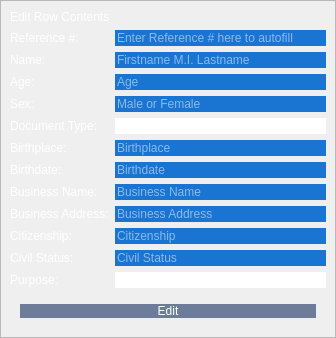
               <widget class="QWidget" name="edit_contents">
                <layout class="QVBoxLayout" name="verticalLayout_13">
                 <property name="spacing">
                  <number>0</number>
                 </property>
                 <property name="leftMargin">
                  <number>0</number>
                 </property>
                 <property name="topMargin">
                  <number>0</number>
                 </property>
                 <property name="rightMargin">
                  <number>0</number>
                 </property>
                 <property name="bottomMargin">
                  <number>0</number>
                 </property>
                 <item>
                  <widget class="QFrame" name="frame_11">
                   <property name="frameShape">
                    <enum>QFrame::StyledPanel</enum>
                   </property>
                   <property name="frameShadow">
                    <enum>QFrame::Raised</enum>
                   </property>
                   <layout class="QFormLayout" name="formLayout_3">
                    <item row="0" column="0" colspan="2">
                     <widget class="QLabel" name="label_40">
                      <property name="styleSheet">
                       <string notr="true">	color: rgb(255, 255, 255);
	font: 26pt &quot;Helvetica Neue&quot;;
	background-color: transparent;
</string>
                      </property>
                      <property name="text">
                       <string>Edit Row Contents</string>
                      </property>
                     </widget>
                    </item>
                    <item row="1" column="0">
                     <widget class="QLabel" name="label_41">
                      <property name="styleSheet">
                       <string notr="true">	color: rgb(255, 255, 255);
	font: 22pt &quot;Helvetica Neue&quot;;
	background-color: transparent;</string>
                      </property>
                      <property name="text">
                       <string>Reference #:</string>
                      </property>
                     </widget>
                    </item>
                    <item row="1" column="1">
                     <widget class="QLineEdit" name="line_editref">
                      <property name="styleSheet">
                       <string notr="true">	color: rgb(255, 255, 255);
	font: 22pt &quot;Helvetica Neue&quot;;
	background-color: #1974D2;
border: none;</string>
                      </property>
                      <property name="text">
                       <string/>
                      </property>
                      <property name="placeholderText">
                       <string>Enter Reference # here to autofill</string>
                      </property>
                     </widget>
                    </item>
                    <item row="2" column="0">
                     <widget class="QLabel" name="label_42">
                      <property name="styleSheet">
                       <string notr="true">	color: rgb(255, 255, 255);
	font: 22pt &quot;Helvetica Neue&quot;;
	background-color: transparent;</string>
                      </property>
                      <property name="text">
                       <string>Name:</string>
                      </property>
                     </widget>
                    </item>
                    <item row="2" column="1">
                     <widget class="QLineEdit" name="line_editname">
                      <property name="styleSheet">
                       <string notr="true">	color: rgb(255, 255, 255);
	font: 22pt &quot;Helvetica Neue&quot;;
	background-color: #1974D2;
border: none;</string>
                      </property>
                      <property name="text">
                       <string/>
                      </property>
                      <property name="placeholderText">
                       <string>Firstname M.I. Lastname</string>
                      </property>
                     </widget>
                    </item>
                    <item row="3" column="0">
                     <widget class="QLabel" name="label_43">
                      <property name="styleSheet">
                       <string notr="true">	color: rgb(255, 255, 255);
	font: 22pt &quot;Helvetica Neue&quot;;
	background-color: transparent;</string>
                      </property>
                      <property name="text">
                       <string>Age:</string>
                      </property>
                     </widget>
                    </item>
                    <item row="3" column="1">
                     <widget class="QLineEdit" name="line_editage">
                      <property name="styleSheet">
                       <string notr="true">	color: rgb(255, 255, 255);
	font: 22pt &quot;Helvetica Neue&quot;;
	background-color: #1974D2;
border: none;</string>
                      </property>
                      <property name="text">
                       <string/>
                      </property>
                      <property name="placeholderText">
                       <string>Age</string>
                      </property>
                     </widget>
                    </item>
                    <item row="4" column="0">
                     <widget class="QLabel" name="label_45">
                      <property name="styleSheet">
                       <string notr="true">	color: rgb(255, 255, 255);
	font: 22pt &quot;Helvetica Neue&quot;;
	background-color: transparent;</string>
                      </property>
                      <property name="text">
                       <string>Sex:</string>
                      </property>
                     </widget>
                    </item>
                    <item row="4" column="1">
                     <widget class="QLineEdit" name="line_editsex">
                      <property name="styleSheet">
                       <string notr="true">	color: rgb(255, 255, 255);
	font: 22pt &quot;Helvetica Neue&quot;;
	background-color: #1974D2;
border: none;</string>
                      </property>
                      <property name="text">
                       <string/>
                      </property>
                      <property name="placeholderText">
                       <string>Male or Female</string>
                      </property>
                     </widget>
                    </item>
                    <item row="5" column="0">
                     <widget class="QLabel" name="label_44">
                      <property name="styleSheet">
                       <string notr="true">	color: rgb(255, 255, 255);
	font: 22pt &quot;Helvetica Neue&quot;;
	background-color: transparent;</string>
                      </property>
                      <property name="text">
                       <string>Document Type:</string>
                      </property>
                     </widget>
                    </item>
                    <item row="5" column="1">
                     <widget class="QComboBox" name="cBox_doctype">
                      <property name="styleSheet">
                       <string notr="true">
#cBox_doctype QAbstractItemView{
selection-background-color: rgb(72, 82, 101);
}
#cBox_doctype::drop-down{
border: 0px;
}
QComboBox{
border: 4px;
color: rgb(255, 255, 255);
	font: 16pt &quot;Helvetica Neue&quot;;
}
#cBox_doctype:on{
border: 4px solid rgb(72, 82, 101);
}
#cBox_doctype QListView{
color: rgb(255, 255, 255);
}
</string>
                      </property>
                      <item>
                       <property name="text">
                        <string>Click here to Select</string>
                       </property>
                      </item>
                      <item>
                       <property name="text">
                        <string>Business Permit</string>
                       </property>
                      </item>
                      <item>
                       <property name="text">
                        <string>Indigency</string>
                       </property>
                      </item>
                      <item>
                       <property name="text">
                        <string>Certificate for First Time Job Seeker</string>
                       </property>
                      </item>
                      <item>
                       <property name="text">
                        <string>Barangay Clearance</string>
                       </property>
                      </item>
                      <item>
                       <property name="text">
                        <string>First Time Job Seeker</string>
                       </property>
                      </item>
                     </widget>
                    </item>
                    <item row="6" column="0">
                     <widget class="QLabel" name="label_46">
                      <property name="styleSheet">
                       <string notr="true">	color: rgb(255, 255, 255);
	font: 22pt &quot;Helvetica Neue&quot;;
	background-color: transparent;</string>
                      </property>
                      <property name="text">
                       <string>Birthplace:</string>
                      </property>
                     </widget>
                    </item>
                    <item row="6" column="1">
                     <widget class="QLineEdit" name="line_editbirthplace">
                      <property name="styleSheet">
                       <string notr="true">	color: rgb(255, 255, 255);
	font: 22pt &quot;Helvetica Neue&quot;;
	background-color: #1974D2;
border: none;</string>
                      </property>
                      <property name="text">
                       <string/>
                      </property>
                      <property name="placeholderText">
                       <string>Birthplace</string>
                      </property>
                     </widget>
                    </item>
                    <item row="7" column="0">
                     <widget class="QLabel" name="label_47">
                      <property name="styleSheet">
                       <string notr="true">	color: rgb(255, 255, 255);
	font: 22pt &quot;Helvetica Neue&quot;;
	background-color: transparent;</string>
                      </property>
                      <property name="text">
                       <string>Birthdate:</string>
                      </property>
                     </widget>
                    </item>
                    <item row="8" column="0">
                     <widget class="QLabel" name="label_48">
                      <property name="styleSheet">
                       <string notr="true">	color: rgb(255, 255, 255);
	font: 22pt &quot;Helvetica Neue&quot;;
	background-color: transparent;</string>
                      </property>
                      <property name="text">
                       <string>Business Name:</string>
                      </property>
                     </widget>
                    </item>
                    <item row="8" column="1">
                     <widget class="QLineEdit" name="line_editbusinessname">
                      <property name="styleSheet">
                       <string notr="true">	color: rgb(255, 255, 255);
	font: 22pt &quot;Helvetica Neue&quot;;
	background-color: #1974D2;
border: none;</string>
                      </property>
                      <property name="text">
                       <string/>
                      </property>
                      <property name="placeholderText">
                       <string>Business Name</string>
                      </property>
                     </widget>
                    </item>
                    <item row="9" column="0">
                     <widget class="QLabel" name="label_49">
                      <property name="styleSheet">
                       <string notr="true">	color: rgb(255, 255, 255);
	font: 22pt &quot;Helvetica Neue&quot;;
	background-color: transparent;</string>
                      </property>
                      <property name="text">
                       <string>Business Address:</string>
                      </property>
                     </widget>
                    </item>
                    <item row="9" column="1">
                     <widget class="QLineEdit" name="line_editbusinessaddress">
                      <property name="styleSheet">
                       <string notr="true">	color: rgb(255, 255, 255);
	font: 22pt &quot;Helvetica Neue&quot;;
	background-color: #1974D2;
border: none;</string>
                      </property>
                      <property name="text">
                       <string/>
                      </property>
                      <property name="placeholderText">
                       <string>Business Address</string>
                      </property>
                     </widget>
                    </item>
                    <item row="10" column="0">
                     <widget class="QLabel" name="label_51">
                      <property name="styleSheet">
                       <string notr="true">	color: rgb(255, 255, 255);
	font: 22pt &quot;Helvetica Neue&quot;;
	background-color: transparent;</string>
                      </property>
                      <property name="text">
                       <string>Citizenship:</string>
                      </property>
                     </widget>
                    </item>
                    <item row="10" column="1">
                     <widget class="QLineEdit" name="line_editcitizenship">
                      <property name="styleSheet">
                       <string notr="true">	color: rgb(255, 255, 255);
	font: 22pt &quot;Helvetica Neue&quot;;
	background-color: #1974D2;
border: none;</string>
                      </property>
                      <property name="text">
                       <string/>
                      </property>
                      <property name="placeholderText">
                       <string>Citizenship</string>
                      </property>
                     </widget>
                    </item>
                    <item row="11" column="0">
                     <widget class="QLabel" name="label_52">
                      <property name="styleSheet">
                       <string notr="true">	color: rgb(255, 255, 255);
	font: 22pt &quot;Helvetica Neue&quot;;
	background-color: transparent;</string>
                      </property>
                      <property name="text">
                       <string>Civil Status:</string>
                      </property>
                     </widget>
                    </item>
                    <item row="11" column="1">
                     <widget class="QLineEdit" name="line_editcivilstatus">
                      <property name="styleSheet">
                       <string notr="true">	color: rgb(255, 255, 255);
	font: 22pt &quot;Helvetica Neue&quot;;
	background-color: #1974D2;
border: none;</string>
                      </property>
                      <property name="text">
                       <string/>
                      </property>
                      <property name="placeholderText">
                       <string>Civil Status</string>
                      </property>
                     </widget>
                    </item>
                    <item row="12" column="0">
                     <widget class="QLabel" name="label_50">
                      <property name="styleSheet">
                       <string notr="true">	color: rgb(255, 255, 255);
	font: 22pt &quot;Helvetica Neue&quot;;
	background-color: transparent;</string>
                      </property>
                      <property name="text">
                       <string>Purpose:</string>
                      </property>
                     </widget>
                    </item>
                    <item row="12" column="1">
                     <widget class="QComboBox" name="cBox_purpose">
                      <property name="styleSheet">
                       <string notr="true">
#cBox_purpose QAbstractItemView{
selection-background-color: rgb(72, 82, 101);
}
#cBox_purpose::drop-down{
border: 0px;
}
QComboBox{
border: 4px;
color: rgb(255, 255, 255);
	font: 16pt &quot;Helvetica Neue&quot;;
}
#cBox_purpose:on{
border: 4px solid rgb(72, 82, 101);
}
#cBox_purpose QListView{
color: rgb(255, 255, 255);
}
</string>
                      </property>
                      <item>
                       <property name="text">
                        <string>Click here to Select</string>
                       </property>
                      </item>
                      <item>
                       <property name="text">
                        <string>Educational Assistance</string>
                       </property>
                      </item>
                      <item>
                       <property name="text">
                        <string>Financial Assistance</string>
                       </property>
                      </item>
                      <item>
                       <property name="text">
                        <string>Medical Assistance</string>
                       </property>
                      </item>
                      <item>
                       <property name="text">
                        <string>Loan</string>
                       </property>
                      </item>
                      <item>
                       <property name="text">
                        <string>Motor Loan</string>
                       </property>
                      </item>
                      <item>
                       <property name="text">
                        <string>Local Employment</string>
                       </property>
                      </item>
                      <item>
                       <property name="text">
                        <string>Bank Requirements</string>
                       </property>
                      </item>
                      <item>
                       <property name="text">
                        <string>Police Clearance</string>
                       </property>
                      </item>
                     </widget>
                    </item>
                    <item row="13" column="0" colspan="2">
                     <widget class="QFrame" name="frame_15">
                      <property name="styleSheet">
                       <string notr="true">background-color: transparent;</string>
                      </property>
                      <property name="frameShape">
                       <enum>QFrame::StyledPanel</enum>
                      </property>
                      <property name="frameShadow">
                       <enum>QFrame::Raised</enum>
                      </property>
                      <layout class="QHBoxLayout" name="horizontalLayout_4">
                       <property name="spacing">
                        <number>200</number>
                       </property>
                       <item>
                        <widget class="QPushButton" name="edit_row">
                         <property name="styleSheet">
                          <string notr="true">QPushButton{
background-color: rgb(109, 125, 153);
color: white;
font: 20pt &quot;Segoe UI&quot;;border-radius: 16px;
}</string>
                         </property>
                         <property name="text">
                          <string>Edit</string>
                         </property>
                        </widget>
                       </item>
                      </layout>
                     </widget>
                    </item>
                    <item row="7" column="1">
                     <widget class="QLineEdit" name="line_editbirthdate">
                      <property name="styleSheet">
                       <string notr="true">	color: rgb(255, 255, 255);
	font: 22pt &quot;Helvetica Neue&quot;;
	background-color: #1974D2;
border: none;</string>
                      </property>
                      <property name="text">
                       <string/>
                      </property>
                      <property name="placeholderText">
                       <string>Birthdate</string>
                      </property>
                     </widget>
                    </item>
                   </layout>
                  </widget>
                 </item>
                </layout>
               </widget>
